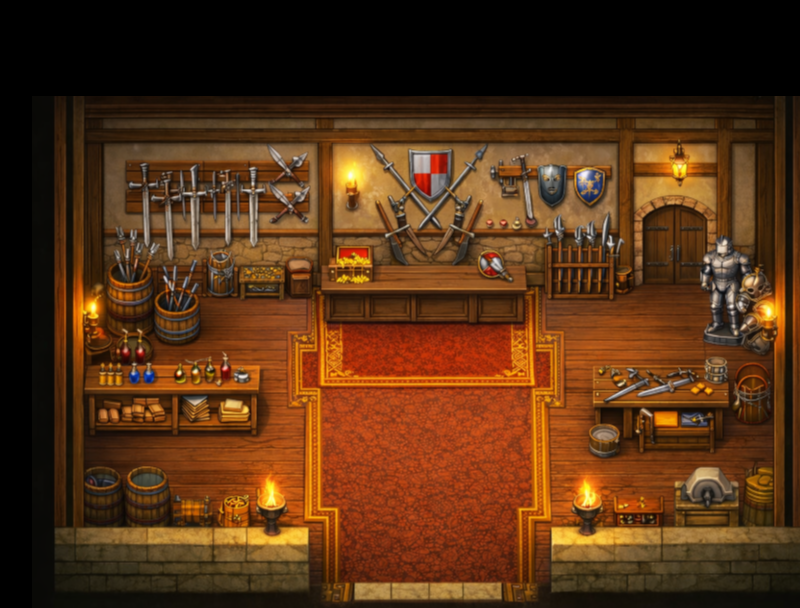

This game map was drawn from its Tiled (.tmx) file and the tilesets committed beside it. A one-line description and the full map source follow:
An orthogonal 25x19 tile map with 32x32 px tiles, 1 tile layer (mapa) and 15 objects.

<map version="1.10" tiledversion="1.11.2" orientation="orthogonal" renderorder="right-down" width="25" height="19" tilewidth="32" tileheight="32" infinite="0" nextlayerid="5" nextobjectid="17">
 <tileset firstgid="1" source="army.tsx" />
 <layer id="1" name="mapa" width="25" height="19">
  <data encoding="csv">
0,0,0,0,0,0,0,0,0,0,0,0,0,0,0,0,0,0,0,0,0,0,0,0,0,
0,0,0,0,0,0,0,0,0,0,0,0,0,0,0,0,0,0,0,0,0,0,0,0,0,
0,0,0,0,0,0,0,0,0,0,0,0,0,0,0,0,0,0,0,0,0,0,0,0,0,
0,1,2,3,4,5,6,7,8,9,10,11,12,13,14,15,16,17,18,19,20,21,22,23,24,
0,25,26,27,28,29,30,31,32,33,34,35,36,37,38,39,40,41,42,43,44,45,46,47,48,
0,49,50,51,52,53,54,55,56,57,58,59,60,61,62,63,64,65,66,67,68,69,70,71,72,
0,73,74,75,76,77,78,79,80,81,82,83,84,85,86,87,88,89,90,91,92,93,94,95,96,
0,97,98,99,100,101,102,103,104,105,106,107,108,109,110,111,112,113,114,115,116,117,118,119,120,
0,121,122,123,124,125,126,127,128,129,130,131,132,133,134,135,136,137,138,139,140,141,142,143,144,
0,145,146,147,148,149,150,151,152,153,154,155,156,157,158,159,160,161,162,163,164,165,166,167,168,
0,169,170,171,172,173,174,175,176,177,178,179,180,181,182,183,184,185,186,187,188,189,190,191,192,
0,193,194,195,196,197,198,199,200,201,202,203,204,205,206,207,208,209,210,211,212,213,214,215,216,
0,217,218,219,220,221,222,223,224,225,226,227,228,229,230,231,232,233,234,235,236,237,238,239,240,
0,241,242,243,244,245,246,247,248,249,250,251,252,253,254,255,256,257,258,259,260,261,262,263,264,
0,265,266,267,268,269,270,271,272,273,274,275,276,277,278,279,280,281,282,283,284,285,286,287,288,
0,289,290,291,292,293,294,295,296,297,298,299,300,301,302,303,304,305,306,307,308,309,310,311,312,
0,313,314,315,316,317,318,319,320,321,322,323,324,325,326,327,328,329,330,331,332,333,334,335,336,
0,337,338,339,340,341,342,343,344,345,346,347,348,349,350,351,352,353,354,355,356,357,358,359,360,
0,361,362,363,364,365,366,367,368,369,370,371,372,373,374,375,376,377,378,379,380,381,382,383,384
</data>
 </layer>
 <objectgroup color="#ff0000" id="2" name="colission">
  <object id="1" x="52.6937" y="527.931" width="245.573" height="81.5261" />
  <object id="2" x="52.6937" y="98.4279" width="21.8729" height="429.504" />
  <object id="3" x="69.5955" y="0.994221" width="728.764" height="275.399" />
  <object id="4" x="7.95377" y="1.98844" width="48.7168" height="611.446" />
  <object id="5" x="539.862" y="517.989" width="295.284" height="86.4972" />
  <object id="6" x="594.544" y="360.902" width="130.243" height="84.5088" />
  <object id="7" x="743.677" y="373.827" width="24.8555" height="52.6937" />
  <object id="8" x="700.926" y="279.376" width="44.7399" height="57.6648" />
  <object id="9" x="323.122" y="277.388" width="200.833" height="47.7226" />
  <object id="10" x="73.5724" y="367.862" width="189.896" height="62.6359" />
  <object id="11" x="92.4626" y="271.422" width="110.359" height="88.4857" />
  <object id="12" x="75.5608" y="469.272" width="88.4857" height="47.7226" />
  <object id="13" x="174.983" y="494.128" width="113.341" height="32.8093">
   <properties>
    <property name="map" value="" />
   </properties>
  </object>
 </objectgroup>
 <objectgroup color="#00aa00" id="3" name="puertas">
  <object id="14" x="315.168" y="515.007" width="213.758" height="90.4741">
   <properties>
    <property name="map" value="maps/world/pueblo.json" />
   </properties>
  </object>
 </objectgroup>
 <objectgroup id="4" name="markers_static">
  <object id="16" x="415.584" y="350.96">
   <properties>
    <property name="facing" value="down" />
    <property name="id" value="weapon_spot" />
    <property name="requires_flag" value="weapon_chosen" />
    <property name="role" value="weapon_shop" />
    <property name="slot" type="int" value="1" />
   </properties>
   <point />
  </object>
 </objectgroup>
</map>